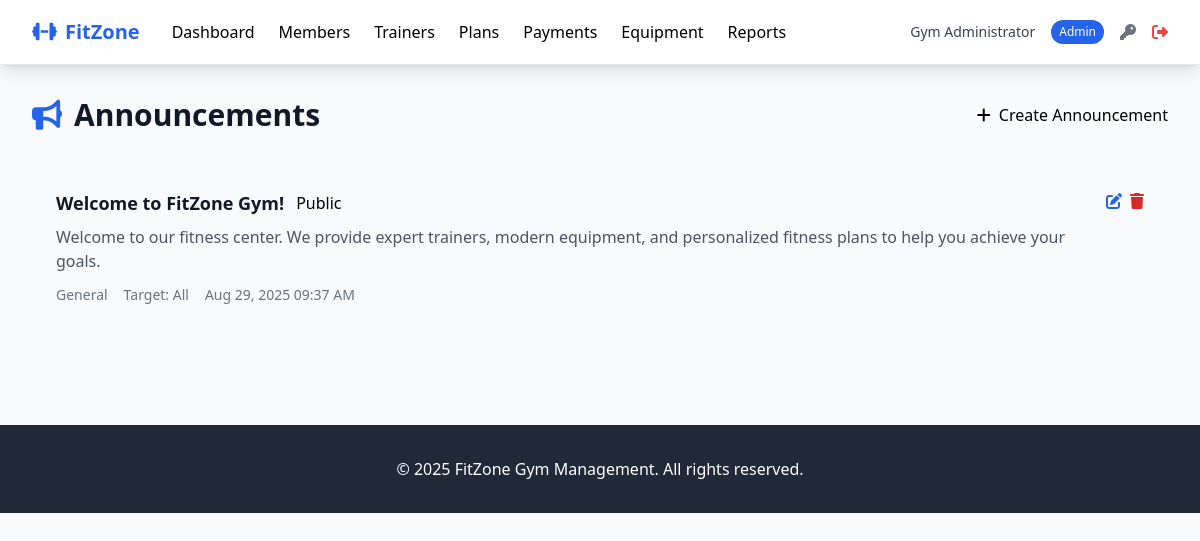
The page /admin/announcements (signed in) on the database as committed earlier.
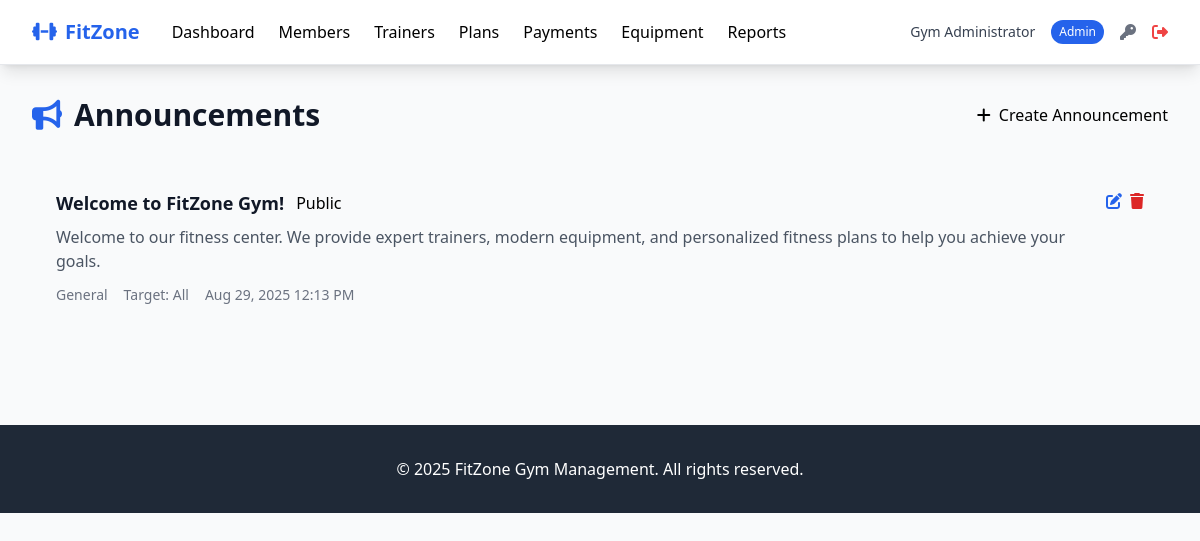
The same page on the database as committed later.
### tables this page shows
CREATE TABLE announcements (
            id INTEGER PRIMARY KEY AUTOINCREMENT,
            title TEXT NOT NULL,
            content TEXT NOT NULL,
            announcement_type TEXT CHECK (announcement_type IN ('general', 'maintenance', 'event', 'offer')),
            target_audience TEXT CHECK (target_audience IN ('all', 'members', 'trainers')),
            is_public BOOLEAN DEFAULT 0,
            is_active BOOLEAN DEFAULT 1,
            start_date DATE,
            end_date DATE,
            created_by INTEGER, -- admin user_id
            created_at TIMESTAMP DEFAULT CURRENT_TIMESTAMP,
            FOREIGN KEY (created_by) REFERENCES users (id)
        );

### routes/admin.py (the view)
@admin_bp.route('/announcements')
@admin_required
def announcements():
    announcements = Announcement.get_all()
    return render_template('admin/announcements.html', announcements=announcements)

### models/announcement.py (called while the page is built)
    @classmethod
    def get_all(cls):
        db_path = current_app.config.get('DATABASE_PATH', 'gym_management.db')
        query = '''SELECT * FROM announcements ORDER BY id DESC'''
        results = execute_query(query, fetch=True)
        announcements = []
        for row in results:
            announcements.append(cls(
                id=row[0], title=row[1], content=row[2], announcement_type=row[3],
                target_audience=row[4], is_public=bool(row[5]), is_active=bool(row[6]),
                start_date=row[7], end_date=row[8], created_by=row[9], created_at=row[10]
            ))
        return announcements

### models/database.py (called while the page is built)
def get_db_connection(db_path='gym_management.db'):
    conn = sqlite3.connect(db_path)
    conn.row_factory = sqlite3.Row
    conn.execute("PRAGMA foreign_keys = ON")
    return conn

def execute_query(query, params=(), db_path='gym_management.db', fetch=False):
    conn = get_db_connection(db_path)
    cursor = conn.cursor()
    try:
        cursor.execute(query, params)
        if fetch:
            result = cursor.fetchall()
            conn.close()
            return result
        else:
            conn.commit()
            last_id = cursor.lastrowid
            conn.close()
            return last_id
    except Exception as e:
        conn.close()
        try:
            from flask import current_app
            current_app.logger.error(f"DB Error: {e} | Query: {query} | Params: {params}")
        except:
            print(f"DB Error: {e} | Query: {query} | Params: {params}")
        raise

### templates/admin/announcements.html (shortened to what this page needs)
{% extends "base.html" %}
{% block content %}
<div class="flex justify-between items-center mb-8">
    <h1 class="text-3xl font-bold text-gray-900">
        <i class="fas fa-bullhorn mr-3 text-primary"></i>Announcements
    </h1>
    <a href="{{ url_for('admin.add_announcement') }}" class="btn btn-primary">
        <i class="fas fa-plus mr-2"></i>Create Announcement
    </a>
</div>
<div class="card">
    <div class="card-body p-0">
        {% if announcements %}
        <div class="divide-y divide-gray-200">
            {% for announcement in announcements %}
            <div class="p-6 hover:bg-gray-50">
                <div class="flex justify-between items-start">
                    <div class="flex-1">
                        <div class="flex items-center mb-2">
                            <h3 class="text-lg font-semibold text-gray-900 mr-3">{{ announcement.title }}</h3>
                            <span class="badge badge-{{ 'success' if announcement.is_public else 'info' }}">
                                {{ 'Public' if announcement.is_public else 'Private' }}
                            </span>
                        </div>
                        <p class="text-gray-600 mb-3">{{ announcement.content }}</p>
                        <div class="flex items-center space-x-4 text-sm text-gray-500">
                            <span class="badge badge-info">{{ announcement.announcement_type|title }}</span>
                            <span>Target: {{ announcement.target_audience|title }}</span>
                            <span>{{ announcement.created_at|datetimeformat }}</span>
                        </div>
                    </div>
                    <div class="flex space-x-2">
                        <button class="text-primary hover:text-blue-700" title="Edit">
                            <i class="fas fa-edit"></i>
                        </button>
                        <button class="text-danger hover:text-red-700" title="Delete">
                            <i class="fas fa-trash"></i>
                        </button>
                    </div>
                </div>
            </div>
            {% endfor %}
        </div>
        {% endif %}
    </div>
</div>
{% endblock %}

### templates/base.html (shortened to what this page needs)
<!DOCTYPE html>
<html lang="en">
<head>
    <script src="https://cdn.tailwindcss.com"></script>
    <link href="https://cdnjs.cloudflare.com/ajax/libs/font-awesome/6.4.0/css/all.min.css" rel="stylesheet">
</head>
<body class="bg-gray-50 min-h-screen">
    {% if session.user_id %}
    <nav class="bg-white shadow-lg border-b border-gray-200">
        <div class="max-w-7xl mx-auto px-4 sm:px-6 lg:px-8">
            <div class="flex justify-between h-16">
                <div class="flex items-center space-x-8">
                    <div class="flex-shrink-0">
                        <h1 class="text-xl font-bold text-primary">
                            <i class="fas fa-dumbbell mr-2"></i>FitZone
                        </h1>
                    </div>
                    <div class="hidden md:flex space-x-6">
                        {% if session.role == 'admin' %}
                            <a href="{{ url_for('admin.dashboard') }}" class="nav-link">Dashboard</a>
                            <a href="{{ url_for('admin.members') }}" class="nav-link">Members</a>
                            <a href="{{ url_for('admin.trainers') }}" class="nav-link">Trainers</a>
                            <a href="{{ url_for('admin.membership_plans') }}" class="nav-link">Plans</a>
                            <a href="{{ url_for('admin.payments') }}" class="nav-link">Payments</a>
                            <a href="{{ url_for('admin.equipment_list') }}" class="nav-link">Equipment</a>
                            <a href="{{ url_for('admin.reports') }}" class="nav-link">Reports</a>
                        {% elif session.role == 'trainer' %}
                            <a href="{{ url_for('trainer_routes.dashboard') }}" class="nav-link">Dashboard</a>
                            <a href="{{ url_for('trainer_routes.clients') }}" class="nav-link">My Clients</a>
                            <a href="{{ url_for('trainer_routes.schedule') }}" class="nav-link">Schedule</a>
                        {% endif %}
                    </div>
                </div>
                <div class="flex items-center space-x-4">
                    <span class="text-sm text-gray-700">{{ session.full_name }}</span>
                    <span class="px-2 py-1 text-xs bg-primary text-white rounded-full">{{ session.role|title }}</span>
                    <a href="{{ url_for('auth.change_password_form') }}" class="text-gray-500 hover:text-gray-700">
                        <i class="fas fa-key"></i>
                    </a>
                    <a href="{{ url_for('auth.logout') }}" class="text-red-500 hover:text-red-700">
                        <i class="fas fa-sign-out-alt"></i>
                    </a>
                </div>
            </div>
        </div>
    </nav>
    {% endif %}
    <main class="max-w-7xl mx-auto px-4 sm:px-6 lg:px-8 py-8">
        {% block content %}{% endblock %}
    </main>
    <footer class="bg-gray-800 text-white mt-16">
        <div class="max-w-7xl mx-auto px-4 sm:px-6 lg:px-8 py-8">
            <div class="text-center">
                <p>&copy; {{ date.today().year }} FitZone Gym Management. All rights reserved.</p>
            </div>
        </div>
    </footer>
</body>
</html>

### templates/base.html (style rules this page uses)
.nav-link { @apply text-gray-600 hover:text-primary transition-colors duration-200 font-medium; }
.btn { @apply px-4 py-2 rounded-lg font-medium transition-all duration-200 focus:outline-none focus:ring-2 focus:ring-offset-2; }
.btn-primary { @apply bg-primary text-white hover:bg-blue-700 focus:ring-primary; }
.card { @apply bg-white rounded-xl shadow-sm border border-gray-200 overflow-hidden; }
.card-body { @apply p-6; }
.badge { @apply inline-flex items-center px-2.5 py-0.5 rounded-full text-xs font-medium; }
.badge-success { @apply bg-green-100 text-green-800; }
.badge-info { @apply bg-blue-100 text-blue-800; }

Rows that differ between the two databases and show on the page:
changed announcements "Welcome to FitZone Gym!": created_at "Aug 29, 2025 09:37 AM" → "Aug 29, 2025 12:13 PM"
